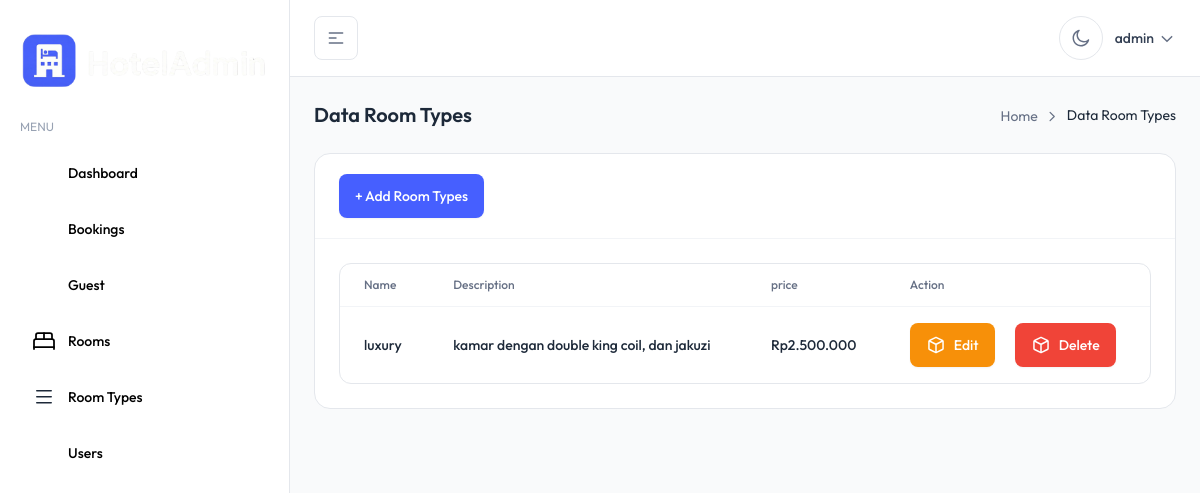
The page /room-types/index.php (signed in) on the database as committed earlier.
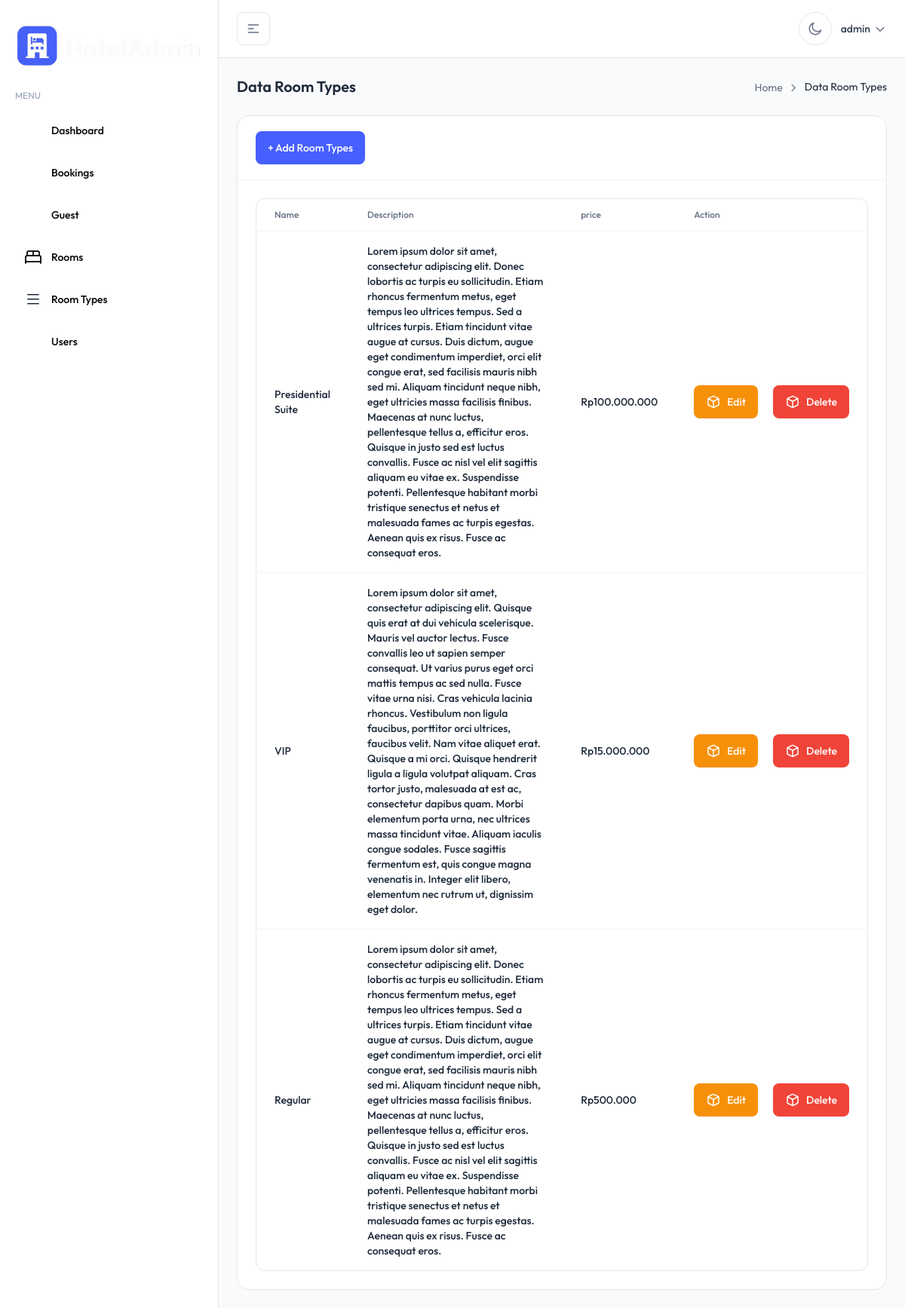
The same page on the database as committed later.
### tables this page shows
CREATE TABLE `room_types` (
  `id` int(11) NOT NULL,
  `name` varchar(100) NOT NULL,
  `description` text NOT NULL,
  `price` int(11) NOT NULL
);

### config/function.php (called while the page is built, shortened)
<?php
function getData($sql){
    global $koneksi;
    $result = mysqli_query($koneksi, $sql);
    $rows = [];
    while ($row = mysqli_fetch_assoc($result)){
        $rows[] = $row;
    }
    return $rows;
}
?>

### room-types/index.php (the view, shortened to what the changed rows need)
<?php
require_once '../config/config.php';
require_once '../config/function.php';
include_once '../template/header.php';
include_once '../template/navbar.php';
?>
<main>
    <div class="mx-auto max-w-(--breakpoint-2xl) p-4 md:p-6">
        <div x-data="{ pageName: `Data Room Types`}">
            <?php require_once '../template/partials/breadcrumb.php'; ?>
        </div>
        <div class="space-y-5 sm:space-y-6">
            <div class="rounded-2xl border border-gray-200 bg-white dark:border-gray-800 dark:bg-white/[0.03]">
                <div class="p-5 border-t border-gray-100 dark:border-gray-800 sm:p-6">
                    <div
                        class="overflow-hidden rounded-xl border border-gray-200 bg-white dark:border-gray-800 dark:bg-white/[0.03]">
                        <div class="max-w-full overflow-x-auto">
                            <table class="min-w-full">
                                <thead>
                                    <tr class="border-b border-gray-100 dark:border-gray-800">
                                        <th class="px-5 py-3 sm:px-6">
                                            <div class="flex items-center">
                                                <p class="font-medium text-gray-500 text-theme-xs dark:text-gray-400">
                                                    Name
                                                </p>
                                            </div>
                                        </th>
                                        <th class="px-5 py-3 sm:px-6">
                                            <div class="flex items-center">
                                                <p class="font-medium text-gray-500 text-theme-xs dark:text-gray-400">
                                                    Description
                                                </p>
                                            </div>
                                        </th>
                                        <th class="px-5 py-3 sm:px-6">
                                            <div class="flex items-center">
                                                <p class="font-medium text-gray-500 text-theme-xs dark:text-gray-400">
                                                    price
                                                </p>
                                            </div>
                                        </th>
                                        <th class="px-5 py-3 sm:px-6">
                                            <div class="flex items-center">
                                                <p class="font-medium text-gray-500 text-theme-xs dark:text-gray-400">
                                                    Action
                                                </p>
                                            </div>
                                        </th>
                                    </tr>
                                </thead>
                                <tbody class="divide-y divide-gray-100 dark:divide-gray-800">
                                    <?php
                                        $data = getData("SELECT * FROM room_types");
                                        foreach ($data as $d) : ?>
                                    <tr>
                                        <td class="px-5 py-4 sm:px-6">
                                            <div class="flex items-center">
                                                <div class="flex items-center gap-3">
                                                    <div>
                                                        <span
                                                            class="block font-medium text-gray-800 text-theme-sm dark:text-white/90">
                                                            <?= $d['name'] ?>
                                                        </span>
                                                    </div>
                                                </div>
                                            </div>
                                        </td>
                                        <td class="px-5 py-4 sm:px-6">
                                            <div class="flex items-center">
                                                <div class="flex items-center gap-3">
                                                    <div>
                                                        <span
                                                            class="block font-medium text-gray-800 text-theme-sm dark:text-white/90">
                                                            <?= $d['description'] ?>
                                                        </span>
                                                    </div>
                                                </div>
                                            </div>
                                        </td>
                                        <td class="px-5 py-4 sm:px-6">
                                            <div class="flex items-center">
                                                <div class="flex items-center gap-3">
                                                    <div>
                                                        <span
                                                            class="block font-medium text-gray-800 text-theme-sm dark:text-white/90">
                                                            Rp<?= number_format($d['price'], 0, ',', '.') ?>
                                                        </span>
                                                    </div>
                                                </div>
                                            </div>
                                        </td>
                                        <td class="px-5 py-4 sm:px-6">
                                            <div class="flex items-center gap-5">
                                                <a href="form-room-types.php?id=<?= $d['id']?>&msg=editing"
                                                    class="inline-flex items-center gap-2 px-4 py-3 text-sm font-medium text-white transition rounded-lg bg-warning-500 shadow-theme-xs hover:bg-warning-600">
                                                    Edit
                                                </a >
                                                <a href="?id=<?= $d['id']?>&msg=deleted" onclick="return confirm('Anda yakin ingin menghapus Barang ini?')" title="delete barang"
                                                    class="inline-flex items-center gap-2 px-4 py-3 text-sm font-medium text-white transition rounded-lg bg-error-500 shadow-theme-xs hover:bg-error-600">
                                                    Delete
                                                </a >
                                            </div>
                                        </td>
                                    </tr>
                                    <?php endforeach ?>
                                </tbody>
                            </table>
                        </div>
                    </div>
                </div>
            </div>
        </div>
    </div>
</main>
<?php
require_once '../template/footer.php';
?>

Rows that differ between the two databases and show on the page:
removed room_types: name "luxury", description "kamar dengan double king coil, dan jakuzi", price "2.500.000"
added room_types: name "Presidential Suite", description "Lorem ipsum dolor sit amet, consectetur adipiscing elit. Donec lobortis ac turpis eu sollicitudin. Etiam rhoncus fermentum metus, eget tempus leo ultrices tempus. Sed a ultrices turpis. Etiam tincidunt vitae augue at cursus. Duis dictum, augue eget condimentum imperdiet, orci elit congue erat, sed facilisis mauris nibh sed mi. Aliquam tincidunt neque nibh, eget ultricies massa facilisis finibus. Maecenas at nunc luctus, pellentesque tellus a, efficitur eros. Quisque in justo sed est luctus convallis. Fusce ac nisl vel elit sagittis aliquam eu vitae ex. Suspendisse potenti. Pellentesque habitant morbi tristique senectus et netus et malesuada fames ac turpis egestas. Aenean quis ex risus.…", price "100.000.000"
added room_types: name "VIP", description "Lorem ipsum dolor sit amet, consectetur adipiscing elit. Quisque quis erat at dui vehicula scelerisque. Mauris vel auctor lectus. Fusce convallis leo ut sapien semper consequat. Ut varius purus eget orci mattis tempus ac sed nulla. Fusce vitae urna nisi. Cras vehicula lacinia rhoncus. Vestibulum non ligula faucibus, porttitor orci ultrices, faucibus velit. Nam vitae aliquet erat. Quisque a mi orci. Quisque hendrerit ligula a ligula volutpat aliquam. Cras tortor justo, malesuada at est ac, consectetur dapibus quam. Morbi elementum porta urna, nec ultrices massa tincidunt vitae. Aliquam iaculis congue sodales. Fusce sagittis fermentum est, quis congue magna venenatis in. Integer elit libero,…", price "15.000.000"
added room_types: name "Regular", description "Lorem ipsum dolor sit amet, consectetur adipiscing elit. Donec lobortis ac turpis eu sollicitudin. Etiam rhoncus fermentum metus, eget tempus leo ultrices tempus. Sed a ultrices turpis. Etiam tincidunt vitae augue at cursus. Duis dictum, augue eget condimentum imperdiet, orci elit congue erat, sed facilisis mauris nibh sed mi. Aliquam tincidunt neque nibh, eget ultricies massa facilisis finibus. Maecenas at nunc luctus, pellentesque tellus a, efficitur eros. Quisque in justo sed est luctus convallis. Fusce ac nisl vel elit sagittis aliquam eu vitae ex. Suspendisse potenti. Pellentesque habitant morbi tristique senectus et netus et malesuada fames ac turpis egestas. Aenean quis ex risus.…", price "500.000"
